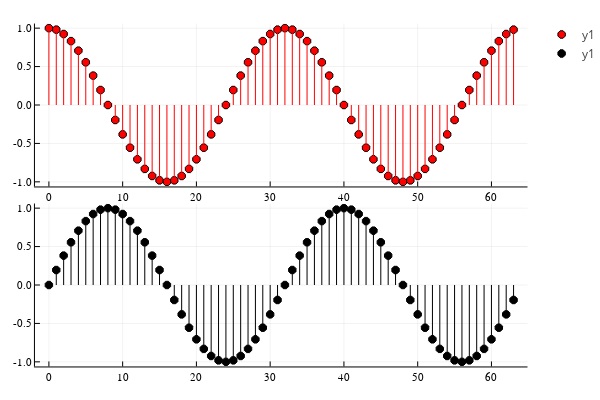

Notebook code for this chart:
### Code cell
l = layout = (2,1)

p1 = plot(n , real(w₃), line = :stem, marker = :o, color=:red)
p2 = plot(n , imag(w₃), line = :stem, marker = :o, color=:black)

plot(p1, p2, layout = l)
